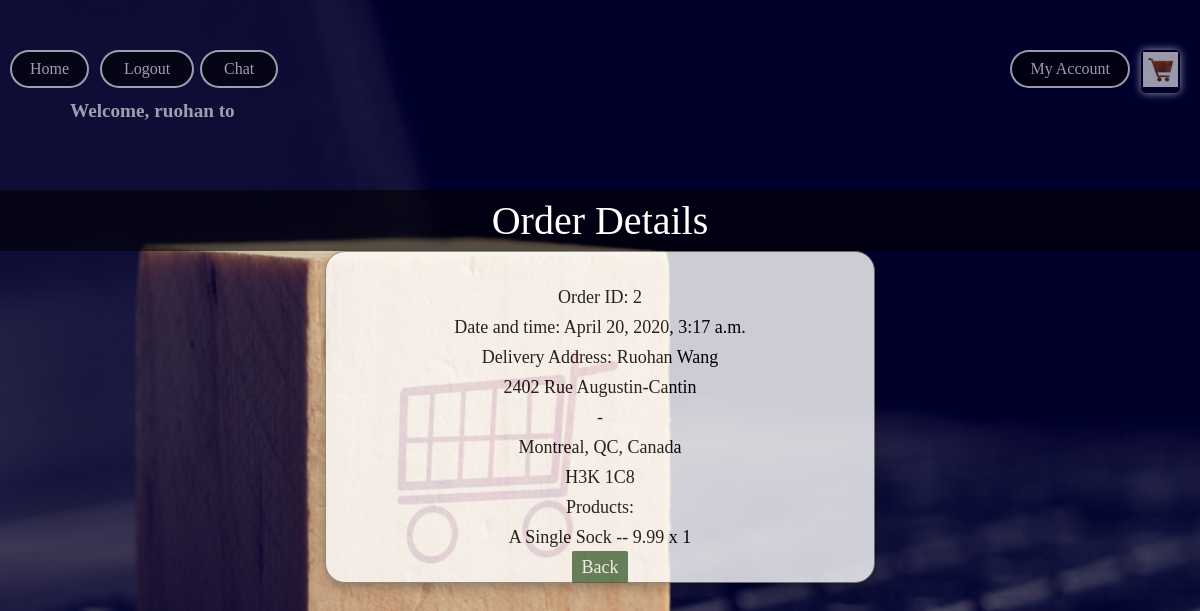
Page /product/order-detail/2/ (signed in) on the committed database.
### product/models.py (models this page shows)
class Order(models.Model):
    user = models.ForeignKey(User, on_delete=models.CASCADE)
    datetime = models.DateTimeField(auto_now_add=True)
    products = models.ManyToManyField(ProductPermanent, through='InOrder')
    total_price = models.DecimalField(decimal_places=2, max_digits=20)
    status = models.CharField(choices=[('C', 'Confirmed'),
                                       ('S', 'Shipped'),
                                       ('D', 'Delivered')],
                              max_length=10,
                              default='C')
    address = models.ForeignKey(Address, on_delete=models.SET_NULL, null=True)

class InOrder(models.Model):
    order = models.ForeignKey(Order, on_delete=models.CASCADE, null=True)
    product = models.ForeignKey(ProductPermanent, on_delete=models.CASCADE, null=True)
    quantity = models.IntegerField(default=1)

class ProductPermanent(models.Model):
    name = models.CharField(max_length=100)
    price = models.DecimalField(decimal_places=2, max_digits=20)
    description = models.CharField(max_length=500)
    seller = models.ForeignKey(User, on_delete=models.CASCADE, null=True)
    image = models.FileField(upload_to=get_upload_path, default='settings.MEDIA_ROOT/product_default.png')

### account/models.py (models this page shows)
class Address(models.Model):
    user = models.ForeignKey(User, on_delete=models.CASCADE, null=True)
    line1 = models.CharField(max_length=100)
    line2 = models.CharField(max_length=100)
    postal_code = models.CharField(max_length=7)
    name = models.CharField(max_length=100)
    city = models.CharField(max_length=100)
    province = models.CharField(max_length=100)
    country = models.CharField(max_length=100)

### product/views.py (the view)
# urls.py: path('order-detail/<int:oid>/', views.order_detail, name='order_detail'),
@login_required
def order_detail(request, oid):
    context = {'user': request.user}
    order = Order.objects.get(id=oid)
    context['order'] = order
    inorders = order.inorder_set.all()
    context['inorders'] = inorders
    return render(request, 'product/order_detail.html', context)

### product/templates/product/order_detail.html (shortened to what this page needs)
<!DOCTYPE html>
<html lang="en">
<head>
</head>
<body>
{% extends 'product/navbar.html' %}
{% block content %}
    <div class='center-up'>Order Details</div>
        <div class="this-layout">
    Order ID: {{ order.id }} <br/>
    Date and time: {{ order.datetime }} <br/>
    Delivery Address:
    {{ order.address.name }} <br/>
    {{ order.address.line1 }} <br/>
    {{ order.address.line2 }} <br/>
    {{ order.address.city }}, {{ order.address.province }}, {{ order.address.country }} <br/>
    {{ order.address.postal_code }} <br/>
    Products:<br/>
    {% for i in inorders %}
        {{ i.product.name }} -- {{ i.product.price }} x {{ i.quantity }} <br/>
    {% endfor %}
    <a class="button" href="{% url 'order_history' %}">Back</a>
{% endblock %}

### product/templates/product/navbar.html (shortened to what this page needs)
{% load static %}
<!DOCTYPE html>
<html lang="en">
<head>
    <link rel="stylesheet" type="text/css" href="{% static 'product/style.css' %}"/>
</head>
<body>
<div class="nav">
    <ul>
        {% if user.username %}
            <div class="welcmsg">
                <li><h4>Welcome, {{ user.username }} to</h4></li>
            </div>
            <li><a href="{% url 'index' %}" class="home-btn"><span>Home</span></a></li>
            <li><a href="{% url 'logout' %}" class="top-links"><span>Logout</span></a></li>
        {% else %}
            <li><a href="{% url 'signup' %}" class="signup-btn"><span>Signup</span></a></li>
            <li><a href="{% url 'login' %}" class="top-links"><span>Login</span></a></li>
        {% endif %}
        <li><a href="{% url 'chat_index' %}" class="chat-btn"><span>Chat</span></a></li>
        <li><a href="{% url 'cart' %}" class="cart-btn"><span><img src="{% static 'product/cart.jpg' %}" height="35"
                                                                   width="35"></span></a></li>
        <li class="dropdown">
            <a href="javascript:void(0)" class="drop-btn"><span>My Account</span></a>
        </li>
    </ul>
</div>
<br/>
{% block content %}
{% endblock %}
</body>
</html>

### product/static/product/style.css (style rules this page uses)
* { margin: 0; padding: 0; -moz-box-sizing: border-box; box-sizing: border-box; }
html { height: 100%; }
body { font-family: "Georgia"; background-image: url("back.png"); background-repeat: no-repeat; background-size: cover; height: 100%; overflow-y: scroll; overflow-x: hidden; max-width: 100%; }
.nav ul { display: inline-flex; margin: 50px; }
.nav ul li { opacity: 0.6; transition: 0.3s; list-style: none; margin: 0 20px; color: white; cursor: pointer; }
.home-btn { left: 10px; display: inline; position: fixed; text-decoration: none; color: white; border: 2px solid transparent; border-radius: 20px; background-image: linear-gradient(#000000, #000000), radial-gradient(circle at top left, white, white); background-origin: border-box; background-clip: content-box,border-box; }
.home-btn span { display: block; padding: 8px 18px; }
.top-links { left: 100px; display: inline; position: fixed; text-decoration: none; color: white; border: 2px solid transparent; border-radius: 20px; background-image: linear-gradient(#000000, #000000), radial-gradient(circle at top left, white, white); background-origin: border-box; background-clip: content-box,border-box; }
.top-links span { display: block; padding: 8px 22px; }
.cart-btn { right: 20px; display: inline; position: fixed; border: 2px solid transparent; box-shadow: 0px 0px 8px #ffffff; border-radius: 5px; }
.drop-btn { right: 70px; display: inline; position: fixed; color: white; text-align: center; padding: 0px 0px; text-decoration: none; border: 2px solid transparent; border-radius: 20px; background-image: linear-gradient(#000000, #000000), radial-gradient(circle at top left, white, white); background-origin: border-box; background-clip: content-box,border-box; }
.drop-btn span { display: block; padding: 8px 18px; }
li.dropdown { display: inline-block; right: 200px; }
.welcmsg { font-size: larger; padding-top: 50px; display: inline; }
.center-up { font-family: Verdana; background: rgba(0, 0, 0, 0.6); color: white; font-size: 40px; padding-top: 7px; padding-bottom: 7px; text-align: center; bottom: 40px; }
.button { border-radius: 2px; text-decoration: none; background-color: #215223; color: white; padding: 6px 10px; margin: 8px 0; border: none; cursor: pointer; width: 50%; opacity: 0.8; }
.chat-btn { left: 200px; display: inline; position: fixed; text-decoration: none; color: white; border: 2px solid transparent; border-radius: 20px; background-image: linear-gradient(#000000, #000000), radial-gradient(circle at top left, white, white); background-origin: border-box; background-clip: content-box,border-box; }
.chat-btn span { display: block; padding: 8px 22px; }

### product/templates/product/order_detail.html (style rules this page uses)
.this-layout { border: 2px solid transparent; border-radius: 20px; font-family: "Georgia"; box-shadow: 0 4px 8px 0 rgba(0, 0, 0, 0.2), 0 6px 20px 0 rgba(0, 0, 0, 0.19); text-align: center; font-size: large; border: 1px solid grey; top: 0; background-color: #ffffff; padding-top: 30px; margin: 0 auto; width:550px; height: auto; opacity: 0.8; line-height: 30px; }

### rows in the picture
Order: id "2", datetime "April 20, 2020, 3:17 a.m.", address.name "Ruohan Wang", address.line1 "2402 Rue Augustin-Cantin", address.line2 "-", address.city "Montreal", address.province "QC", address.country "Canada", address.postal_code "H3K 1C8"
InOrder: product.name "A Single Sock", product.price "9.99", quantity "1"

### other values in the picture
{{ user.username }} "ruohan"
